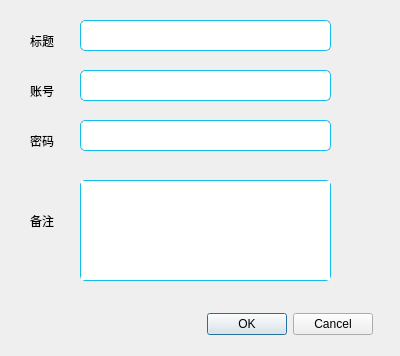
<?xml version="1.0" encoding="UTF-8"?>
<ui version="4.0">
 <class>addNewAccount</class>
 <widget class="QWidget" name="addNewAccount">
  <property name="geometry">
   <rect>
    <x>0</x>
    <y>0</y>
    <width>400</width>
    <height>356</height>
   </rect>
  </property>
  <property name="windowTitle">
   <string>Form</string>
  </property>
  <widget class="QLineEdit" name="lineEdit">
   <property name="geometry">
    <rect>
     <x>80</x>
     <y>20</y>
     <width>251</width>
     <height>31</height>
    </rect>
   </property>
   <property name="styleSheet">
    <string notr="true">border: 1px solid;
border-color: rgb(19, 190, 236);
border-radius: 5px;</string>
   </property>
  </widget>
  <widget class="QLabel" name="label">
   <property name="geometry">
    <rect>
     <x>30</x>
     <y>30</y>
     <width>41</width>
     <height>21</height>
    </rect>
   </property>
   <property name="styleSheet">
    <string notr="true">font: 12pt &quot;微软雅黑&quot;;</string>
   </property>
   <property name="text">
    <string>标题</string>
   </property>
  </widget>
  <widget class="QLabel" name="label_2">
   <property name="geometry">
    <rect>
     <x>30</x>
     <y>80</y>
     <width>41</width>
     <height>21</height>
    </rect>
   </property>
   <property name="styleSheet">
    <string notr="true">font: 12pt &quot;微软雅黑&quot;;</string>
   </property>
   <property name="text">
    <string>账号</string>
   </property>
  </widget>
  <widget class="QLineEdit" name="lineEdit_2">
   <property name="geometry">
    <rect>
     <x>80</x>
     <y>70</y>
     <width>251</width>
     <height>31</height>
    </rect>
   </property>
   <property name="styleSheet">
    <string notr="true">border: 1px solid;
border-color: rgb(19, 190, 236);
border-radius: 5px;</string>
   </property>
  </widget>
  <widget class="QLabel" name="label_3">
   <property name="geometry">
    <rect>
     <x>30</x>
     <y>130</y>
     <width>41</width>
     <height>21</height>
    </rect>
   </property>
   <property name="styleSheet">
    <string notr="true">font: 12pt &quot;微软雅黑&quot;;</string>
   </property>
   <property name="text">
    <string>密码</string>
   </property>
  </widget>
  <widget class="QLineEdit" name="lineEdit_3">
   <property name="geometry">
    <rect>
     <x>80</x>
     <y>120</y>
     <width>251</width>
     <height>31</height>
    </rect>
   </property>
   <property name="styleSheet">
    <string notr="true">border: 1px solid;
border-color: rgb(19, 190, 236);
border-radius: 5px;</string>
   </property>
  </widget>
  <widget class="QLabel" name="label_4">
   <property name="geometry">
    <rect>
     <x>30</x>
     <y>210</y>
     <width>41</width>
     <height>21</height>
    </rect>
   </property>
   <property name="styleSheet">
    <string notr="true">font: 12pt &quot;微软雅黑&quot;;</string>
   </property>
   <property name="text">
    <string>备注</string>
   </property>
  </widget>
  <widget class="QDialogButtonBox" name="buttonBox">
   <property name="geometry">
    <rect>
     <x>180</x>
     <y>310</y>
     <width>193</width>
     <height>28</height>
    </rect>
   </property>
   <property name="standardButtons">
    <set>QDialogButtonBox::Cancel|QDialogButtonBox::Ok</set>
   </property>
  </widget>
  <widget class="QLabel" name="pic">
   <property name="geometry">
    <rect>
     <x>340</x>
     <y>20</y>
     <width>31</width>
     <height>31</height>
    </rect>
   </property>
   <property name="text">
    <string/>
   </property>
  </widget>
  <widget class="QPushButton" name="view">
   <property name="geometry">
    <rect>
     <x>295</x>
     <y>121</y>
     <width>29</width>
     <height>29</height>
    </rect>
   </property>
   <property name="styleSheet">
    <string notr="true">background-color: rgb(255, 255, 255);
border: none;</string>
   </property>
   <property name="text">
    <string/>
   </property>
  </widget>
  <widget class="QTextEdit" name="textEdit">
   <property name="geometry">
    <rect>
     <x>80</x>
     <y>180</y>
     <width>251</width>
     <height>101</height>
    </rect>
   </property>
   <property name="styleSheet">
    <string notr="true">border: 1px solid;
border-color: rgb(19, 190, 236);
border-radius: 5px;</string>
   </property>
  </widget>
 </widget>
 <resources/>
 <connections/>
</ui>
